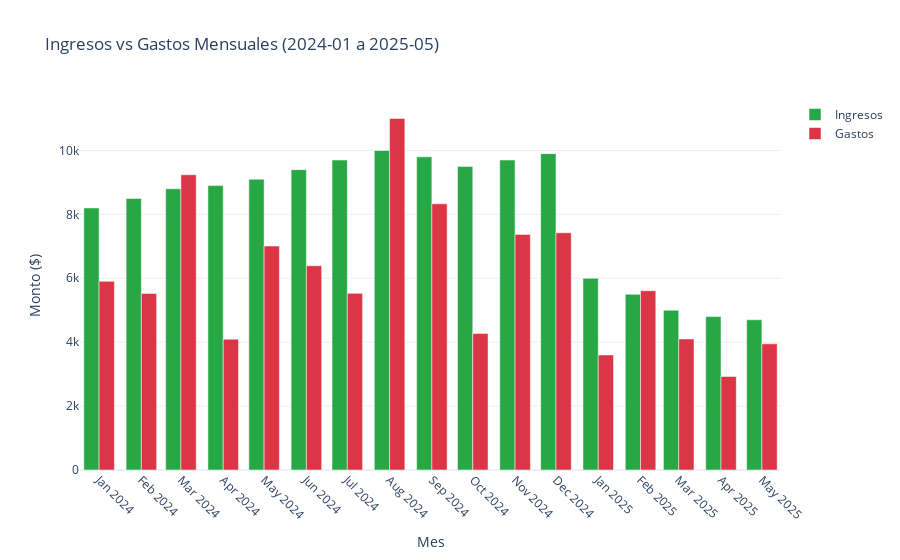
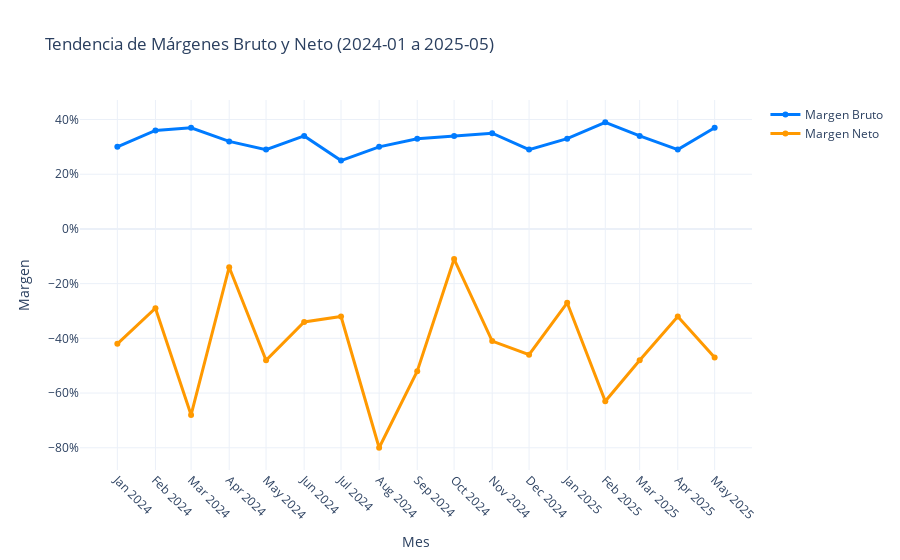
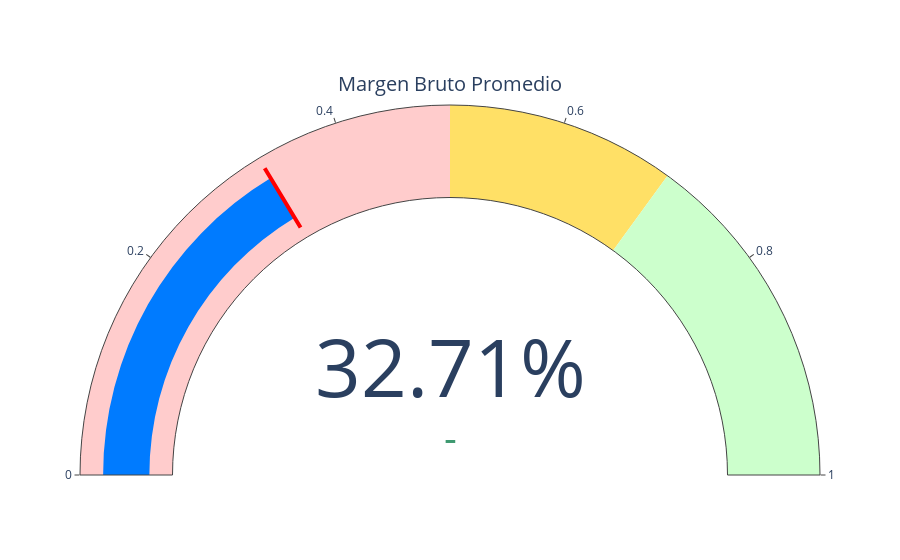

Notebook source saved alongside these figures, in order:
### Code cell
# ...existing code...

import pandas as pd
import plotly.graph_objects as go
import plotly.express as px
import numpy as np

# ================================
# 1. Obtener y Procesar Ingresos
# ================================

# Fechas desde enero 2024 hasta mayo 2025
fechas = pd.date_range(start='2024-01-01', end='2025-05-01', freq='MS')

# Simular ingresos realistas
ingresos = [
    8200, 8500, 8800, 8900, 9100, 9400, 9700, 10000, 9800, 9500, 9700, 9900,  # 2024
    6000, 5500, 5000, 4800, 4700  # 2025 (baja progresiva)
]

df_ingresos = pd.DataFrame({'mes': fechas, 'ingresos': ingresos})

# ================================
# 2. Simular COGS (Costo de Bienes Vendidos) realista
# ================================

# El COGS suele estar entre 60% y 75% de los ingresos, pero puede variar mes a mes
np.random.seed(123)
porcentajes_cogs = np.random.uniform(0.60, 0.75, len(fechas)).round(2)
cogs = (df_ingresos['ingresos'] * porcentajes_cogs).astype(int)

df_cogs = pd.DataFrame({'mes': fechas, 'cogs': cogs})

# ================================
# 3. Simular Gastos (altos pero no tanto, algunos meses > ingresos)
# ================================

np.random.seed(99)
# Gastos entre 45% y 85% de los ingresos, para que algunos meses sean negativos pero no todos
porcentajes_gastos = np.random.uniform(0.45, 0.85, len(fechas)).round(2)
# Forzar algunos meses a ser mayores que ingresos
porcentajes_gastos[2] = 1.05   # Marzo 2024
porcentajes_gastos[7] = 1.10   # Agosto 2024
porcentajes_gastos[13] = 1.02  # Febrero 2025

gastos = (df_ingresos['ingresos'] * porcentajes_gastos).astype(int)
df_gastos = pd.DataFrame({'mes': fechas, 'gastos': gastos})

# ================================
# 4. Unir Ingresos, COGS y Gastos
# ================================

df_ventas = df_ingresos.merge(df_cogs, on='mes').merge(df_gastos, on='mes')

# Calcular utilidad bruta, margen bruto, utilidad neta y margen neto
df_ventas['utilidad_bruta'] = df_ventas['ingresos'] - df_ventas['cogs']
df_ventas['margen_bruto'] = (df_ventas['utilidad_bruta'] / df_ventas['ingresos']).round(2)
df_ventas['utilidad_neta'] = df_ventas['utilidad_bruta'] - df_ventas['gastos']
df_ventas['margen_neto'] = (df_ventas['utilidad_neta'] / df_ventas['ingresos']).round(2)

# ================================
# 5. Gráfico Ingresos vs Gastos
# ================================

fig = go.Figure()

fig.add_trace(go.Bar(
    x=df_ventas['mes'],
    y=df_ventas['ingresos'],
    name='Ingresos',
    marker_color='#28a745'
))

fig.add_trace(go.Bar(
    x=df_ventas['mes'],
    y=df_ventas['gastos'],
    name='Gastos',
    marker_color='#dc3545'
))

fig.update_layout(
    title='Ingresos vs Gastos Mensuales (2024-01 a 2025-05)',
    xaxis_title='Mes',
    yaxis_title='Monto ($)',
    barmode='group',
    xaxis=dict(
        tickvals=df_ventas['mes'],
        ticktext=[d.strftime('%b %Y') for d in df_ventas['mes']],
        tickangle=45
    ),
    template='plotly_white'
)

fig.show()

# ================================
# 6. Tendencia de Márgenes Bruto y Neto
# ================================

fig_margenes = go.Figure()
fig_margenes.add_trace(go.Scatter(
    x=df_ventas['mes'],
    y=df_ventas['margen_bruto'],
    mode='lines+markers',
    name='Margen Bruto',
    line=dict(color='#007bff', width=3)
))
fig_margenes.add_trace(go.Scatter(
    x=df_ventas['mes'],
    y=df_ventas['margen_neto'],
    mode='lines+markers',
    name='Margen Neto',
    line=dict(color='#ff9900', width=3)
))
fig_margenes.update_layout(
    title='Tendencia de Márgenes Bruto y Neto (2024-01 a 2025-05)',
    xaxis_title='Mes',
    yaxis_title='Margen',
    yaxis_tickformat='.0%',
    xaxis=dict(
        tickvals=df_ventas['mes'],
        ticktext=[d.strftime('%b %Y') for d in df_ventas['mes']],
        tickangle=45
    ),
    template='plotly_white'
)
fig_margenes.show()

# ================================
# 7. Márgenes Promedio y Gauge con flecha indicadora
# ================================

margen_bruto_promedio = df_ventas['margen_bruto'].mean()
margen_neto_promedio = df_ventas['margen_neto'].mean()
print(f'Margen Bruto Promedio: {margen_bruto_promedio:.2%}')
print(f'Margen Neto Promedio: {margen_neto_promedio:.2%}')

fig_gauge = go.Figure(go.Indicator(
    mode="gauge+number+delta",
    value=margen_bruto_promedio,
    domain={'x': [0, 1], 'y': [0, 1]},
    title={'text': "Margen Bruto Promedio"},
    gauge={
        'axis': {'range': [0, 1]},
        'bar': {'color': "#007bff"},
        'steps': [
            {'range': [0, 0.5], 'color': "#ffcccc"},
            {'range': [0.5, 0.7], 'color': "#ffe066"},
            {'range': [0.7, 1], 'color': "#ccffcc"}
        ],
        'threshold': {
            'line': {'color': "red", 'width': 4},
            'thickness': 0.75,
            'value': margen_bruto_promedio
        }
    },
    number={'valueformat': '.2%'}
))
fig_gauge.show()
# ...existing code...

### Figure 1 — Plotly figure (JSON) as saved in the notebook; plotly's stock layout.template omitted (floating-point values rounded to 4 significant figures)
{"data": [{"marker": {"color": "#28a745"}, "name": "Ingresos", "type": "bar", "x": ["2024-01-01T00:00:00.000000000", "2024-02-01T00:00:00.000000000", "2024-03-01T00:00:00.000000000", "2024-04-01T00:00:00.000000000", "2024-05-01T00:00:00.000000000", "2024-06-01T00:00:00.000000000", "2024-07-01T00:00:00.000000000", "2024-08-01T00:00:00.000000000", "2024-09-01T00:00:00.000000000", "2024-10-01T00:00:00.000000000", "2024-11-01T00:00:00.000000000", "2024-12-01T00:00:00.000000000", "2025-01-01T00:00:00.000000000", "2025-02-01T00:00:00.000000000", "2025-03-01T00:00:00.000000000", "2025-04-01T00:00:00.000000000", "2025-05-01T00:00:00.000000000"], "y": [8200, 8500, 8800, 8900, 9100, 9400, 9700, 10000, 9800, 9500, 9700, 9900, 6000, 5500, 5000, 4800, 4700]}, {"marker": {"color": "#dc3545"}, "name": "Gastos", "type": "bar", "x": ["2024-01-01T00:00:00.000000000", "2024-02-01T00:00:00.000000000", "2024-03-01T00:00:00.000000000", "2024-04-01T00:00:00.000000000", "2024-05-01T00:00:00.000000000", "2024-06-01T00:00:00.000000000", "2024-07-01T00:00:00.000000000", "2024-08-01T00:00:00.000000000", "2024-09-01T00:00:00.000000000", "2024-10-01T00:00:00.000000000", "2024-11-01T00:00:00.000000000", "2024-12-01T00:00:00.000000000", "2025-01-01T00:00:00.000000000", "2025-02-01T00:00:00.000000000", "2025-03-01T00:00:00.000000000", "2025-04-01T00:00:00.000000000", "2025-05-01T00:00:00.000000000"], "y": [5904, 5525, 9240, 4094, 7007, 6392, 5528, 11000, 8330, 4275, 7372, 7425, 3600, 5610, 4100, 2928, 3948]}], "layout": {"barmode": "group", "title": {"text": "Ingresos vs Gastos Mensuales (2024-01 a 2025-05)"}, "xaxis": {"tickangle": 45, "ticktext": ["Jan 2024", "Feb 2024", "Mar 2024", "Apr 2024", "May 2024", "Jun 2024", "Jul 2024", "Aug 2024", "Sep 2024", "Oct 2024", "Nov 2024", "Dec 2024", "Jan 2025", "Feb 2025", "Mar 2025", "Apr 2025", "May 2025"], "tickvals": ["2024-01-01T00:00:00.000000000", "2024-02-01T00:00:00.000000000", "2024-03-01T00:00:00.000000000", "2024-04-01T00:00:00.000000000", "2024-05-01T00:00:00.000000000", "2024-06-01T00:00:00.000000000", "2024-07-01T00:00:00.000000000", "2024-08-01T00:00:00.000000000", "2024-09-01T00:00:00.000000000", "2024-10-01T00:00:00.000000000", "2024-11-01T00:00:00.000000000", "2024-12-01T00:00:00.000000000", "2025-01-01T00:00:00.000000000", "2025-02-01T00:00:00.000000000", "2025-03-01T00:00:00.000000000", "2025-04-01T00:00:00.000000000", "2025-05-01T00:00:00.000000000"], "title": {"text": "Mes"}}, "yaxis": {"title": {"text": "Monto ($)"}}}}

### Figure 2 — Plotly figure (JSON) as saved in the notebook; plotly's stock layout.template omitted (floating-point values rounded to 4 significant figures)
{"data": [{"line": {"color": "#007bff", "width": 3}, "mode": "lines+markers", "name": "Margen Bruto", "type": "scatter", "x": ["2024-01-01T00:00:00.000000000", "2024-02-01T00:00:00.000000000", "2024-03-01T00:00:00.000000000", "2024-04-01T00:00:00.000000000", "2024-05-01T00:00:00.000000000", "2024-06-01T00:00:00.000000000", "2024-07-01T00:00:00.000000000", "2024-08-01T00:00:00.000000000", "2024-09-01T00:00:00.000000000", "2024-10-01T00:00:00.000000000", "2024-11-01T00:00:00.000000000", "2024-12-01T00:00:00.000000000", "2025-01-01T00:00:00.000000000", "2025-02-01T00:00:00.000000000", "2025-03-01T00:00:00.000000000", "2025-04-01T00:00:00.000000000", "2025-05-01T00:00:00.000000000"], "y": [0.3, 0.36, 0.37, 0.32, 0.29, 0.34, 0.25, 0.3, 0.33, 0.34, 0.35, 0.29, 0.33, 0.39, 0.34, 0.29, 0.37]}, {"line": {"color": "#ff9900", "width": 3}, "mode": "lines+markers", "name": "Margen Neto", "type": "scatter", "x": ["2024-01-01T00:00:00.000000000", "2024-02-01T00:00:00.000000000", "2024-03-01T00:00:00.000000000", "2024-04-01T00:00:00.000000000", "2024-05-01T00:00:00.000000000", "2024-06-01T00:00:00.000000000", "2024-07-01T00:00:00.000000000", "2024-08-01T00:00:00.000000000", "2024-09-01T00:00:00.000000000", "2024-10-01T00:00:00.000000000", "2024-11-01T00:00:00.000000000", "2024-12-01T00:00:00.000000000", "2025-01-01T00:00:00.000000000", "2025-02-01T00:00:00.000000000", "2025-03-01T00:00:00.000000000", "2025-04-01T00:00:00.000000000", "2025-05-01T00:00:00.000000000"], "y": [-0.42, -0.29, -0.68, -0.14, -0.48, -0.34, -0.32, -0.8, -0.52, -0.11, -0.41, -0.46, -0.27, -0.63, -0.48, -0.32, -0.47]}], "layout": {"title": {"text": "Tendencia de Márgenes Bruto y Neto (2024-01 a 2025-05)"}, "xaxis": {"tickangle": 45, "ticktext": ["Jan 2024", "Feb 2024", "Mar 2024", "Apr 2024", "May 2024", "Jun 2024", "Jul 2024", "Aug 2024", "Sep 2024", "Oct 2024", "Nov 2024", "Dec 2024", "Jan 2025", "Feb 2025", "Mar 2025", "Apr 2025", "May 2025"], "tickvals": ["2024-01-01T00:00:00.000000000", "2024-02-01T00:00:00.000000000", "2024-03-01T00:00:00.000000000", "2024-04-01T00:00:00.000000000", "2024-05-01T00:00:00.000000000", "2024-06-01T00:00:00.000000000", "2024-07-01T00:00:00.000000000", "2024-08-01T00:00:00.000000000", "2024-09-01T00:00:00.000000000", "2024-10-01T00:00:00.000000000", "2024-11-01T00:00:00.000000000", "2024-12-01T00:00:00.000000000", "2025-01-01T00:00:00.000000000", "2025-02-01T00:00:00.000000000", "2025-03-01T00:00:00.000000000", "2025-04-01T00:00:00.000000000", "2025-05-01T00:00:00.000000000"], "title": {"text": "Mes"}}, "yaxis": {"tickformat": ".0%", "title": {"text": "Margen"}}}}

### Figure 3 — Plotly figure (JSON) as saved in the notebook; plotly's stock layout.template omitted (floating-point values rounded to 4 significant figures)
{"data": [{"domain": {"x": [0, 1], "y": [0, 1]}, "gauge": {"axis": {"range": [0, 1]}, "bar": {"color": "#007bff"}, "steps": [{"color": "#ffcccc", "range": [0, 0.5]}, {"color": "#ffe066", "range": [0.5, 0.7]}, {"color": "#ccffcc", "range": [0.7, 1]}], "threshold": {"line": {"color": "red", "width": 4}, "thickness": 0.75, "value": 0.3271}}, "mode": "gauge+number+delta", "number": {"valueformat": ".2%"}, "title": {"text": "Margen Bruto Promedio"}, "type": "indicator", "value": 0.3271}], "layout": {}}
